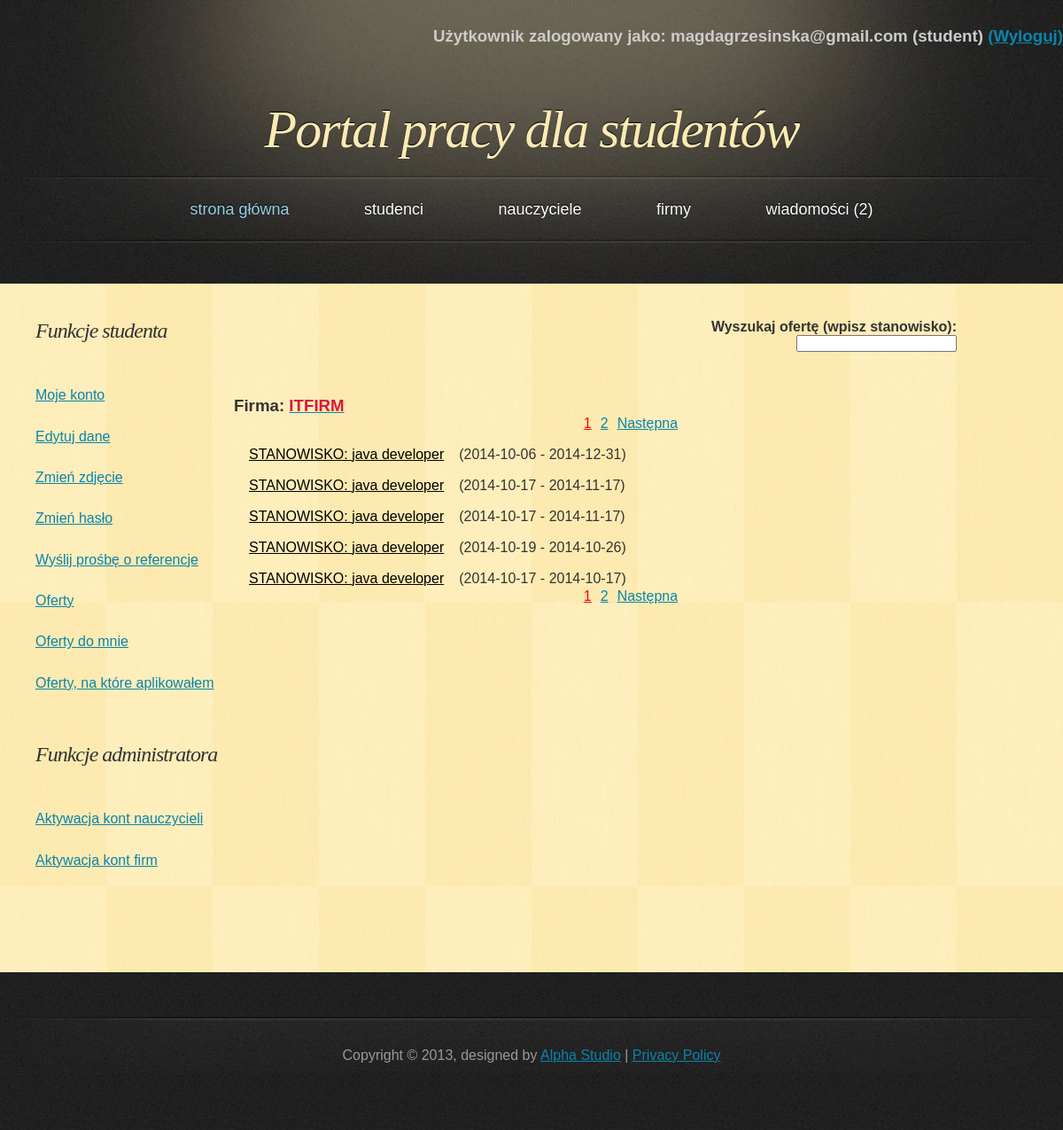
Page /PortalPracy/php/list_offer_added.php?id=3 (signed in) on the committed database.
### tables this page shows
CREATE TABLE IF NOT EXISTS `company` (
  `company_id` int(11) NOT NULL AUTO_INCREMENT,
  `name` varchar(50) NOT NULL,
  `address` varchar(50) NOT NULL,
  `telephone` varchar(11) NOT NULL,
  `e_mail` varchar(50) NOT NULL,
  `password` varchar(100) NOT NULL,
  `active` tinyint(1) NOT NULL,
  `account_creation_date` date NOT NULL,
  `photoname` varchar(30) NOT NULL,
  PRIMARY KEY (`company_id`)
);

CREATE TABLE IF NOT EXISTS `offer` (
  `offer_id` int(11) NOT NULL AUTO_INCREMENT,
  `company_id` int(11) NOT NULL,
  `job` varchar(40) NOT NULL,
  `description` text NOT NULL,
  `requirements` text NOT NULL,
  `place_of_work` varchar(25) NOT NULL,
  `employment_status` text NOT NULL,
  `number_of_hours` int(11) NOT NULL,
  `length_of_contract` varchar(40) NOT NULL,
  `salary` int(11) NOT NULL,
  `date_from` date NOT NULL,
  `date_to` date NOT NULL,
  PRIMARY KEY (`offer_id`),
  KEY `company_id` (`company_id`)
);

### PortalPracy/php/classDatabase.php (called while the page is built, shortened)
<?php
class Database {
    private $db;
    function __construct() {
        $this->server = 'localhost';
        $this->user = 'root';
        $this->password = '';
        $this->basename = 'data_base';
        $this->db = new mysqli($this->server, $this->user, $this->password, $this->basename);
        if ($this->db->connect_error) {
            die('Blad polaczenia z baza danych (' . $this->db->connect_errno . ') ' . $this->db->connect_error);
        } else {
            $this->db->query("SET NAMES 'utf8'");
        }
    }
    function get_company_data($id) {
        if ($result = $this->db->query("SELECT * FROM `company` WHERE `company_id`='$id'")) {
            if ($result->num_rows == 0) {
                return false;
            } else {
                $obj = $result->fetch_object();
                $array = array();
                $array['company_id'] = $obj->company_id;
                $array['name'] = $obj->name;
                $array['address'] = $obj->address;
                $array['telephone'] = $obj->telephone;
                $array['photoname'] = $obj->photoname;
                return $array;
            }
        }
    }
    function get_company_number() {
        if ($result = $this->db->query("SELECT * FROM `company`")) {
            $all = $result->num_rows;
        }
        return $all;
    }
    function get_offer_added_number($company_id) {
        if ($result = $this->db->query("SELECT * FROM `offer` WHERE `company_id` =$company_id")) {
            $all_offers = $result->num_rows;
        }
        return $all_offers;
    }
    function get_offer_added_list($company_id, $start, $onpage) {
        if ($result = $this->db->query("SELECT * FROM `offer`  WHERE `company_id` =$company_id ORDER BY `date_to` DESC LIMIT $start, $onpage ")) {
            return $result;
        }
    }
}

### PortalPracy/php/list_offer_added.php (the view, shortened to what this page needs)
<!DOCTYPE html>
<html>
    <head>
        <link href="../css/style.css" rel="stylesheet" type="text/css" />
    </head>
    <body>
        <div id="header">
            <?php
            include_once 'classPage.php';
            $page = new Page;
            $page->dologinfo();
            ?>
            <h1><a href="index.php">Portal pracy dla studentów</a></h1>
        </div>
        <?php
        $page->domenu();
        ?>
        <div id="main">
            <div id="content">
                <?php
                if (isset($_SESSION['name'])) {
                    include_once 'classDatabase.php';
                    $db = new Database();
                    if (!isset($_GET["id"])) {
                        if ($_SESSION['usertype'] == 'firma') {
                            $id = $_SESSION['id'];
                        } else {
                            $id = -1;
                        }
                    } else {
                        $id = $_GET['id'];
                    }
                    $allcompanies = $db->get_company_number();
                    if ($id > $allcompanies or $id == -1) {
                        echo "<h3>niepoprawny numer firmy</h3>";
                    } else {
                        $url = "'hint_offer_added.php?id=" . $id . "&amp;q='";
                        ?>
                        <div class="search">
                            <h4>Wyszukaj ofertę (wpisz stanowisko):</h4>
                            <form>
                                <span class='tooltips'><input type="text" onkeyup="show_hint(this.value, <?php echo $url; ?>)">
                                </span>
                            </form>
                        </div>
                        <?php
                        $onpage = 5;
                        $all = $db->get_offer_added_number($id);
                        $company=$db->get_company_data($id);
                        echo "<h3>Firma: <a href='profile_company.php?".$id."'><span class='conspicuous'>".$company['name']."</span></a></h3>";
                        $start = $page->dopaging($onpage, $all, "list_offer_added.php?id=".$id."&amp;");
                        $result = $db->get_offer_added_list($id, $start, $onpage);
                        echo "<table><tbody>";
                        while ($obj = $result->fetch_object()) {
                            echo "<tr>";
                            echo "<td><a href='offer_description.php?id=" . $obj->offer_id . "'";
                            $today = date('Y-m-d', time());
                            if ($today >= $obj->date_from && $today <= $obj->date_to) {
                                echo "class=offer_active";
                            } else {
                                echo "class=offer_inactive";
                            }
                            echo ">STANOWISKO: " . $obj->job . "</a></td>";
                            echo "<td>(" . $obj->date_from . "   -   " . $obj->date_to . ")</td>";
                            echo "</tr>";
                        }
                        echo "</tbody></table>";
                    }
                }
                ?>
            </div>
            <div id="sidebar">
            </div>
            <div class="clearing">&nbsp;</div>
        </div>
    </body>
</html>

### PortalPracy/css/style.css (style rules this page uses)
* { margin: 0; padding: 0; }
body { font: 16px "Trebuchet MS", Arial, Helvetica, sans-serif; color: #333333; background: #202020 url('../images/bg.jpg'); }
h1, h2 { font-family: Georgia, Times, serif; font-weight: normal; font-style: italic; }
h1 { font-size: 3em; letter-spacing: -2px; }
a { text-decoration: underline; color: #0A84AC; }
#header, #menu, #footer { margin: 0 auto; width: 1200px; }
#header { height: 197px; background: #202020 url('../images/header.jpg'); }
#header h1 { font-size: 60px; text-align: center; text-shadow: 0px -1px 1px #000000; color: #FDEAB5; padding-top: 60px; }
#header h1 a { text-decoration: none; color: #FDEAB5; }
#main { width: 1120px; margin: 0 auto 50px auto; padding: 40px 40px 0 40px; background: #FEEBB2 url('../images/main.jpg'); }
#content { float: right; width: 80%; padding: 0 0 20px 0; }
#sidebar { float: left; width: 20%; padding: 0 0 20px 0; }
.clearing { clear: both; height: 1px; overflow: hidden; }
form { margin: 0; }
td { padding-left: 15px; padding-top: 15px; }
.conspicuous { color: crimson; text-transform: uppercase; font-weight: bold; }
.search { text-align: right; margin: auto 80px 50px auto; }
span.tooltips { position: relative; display: inline; }
.offer_inactive { color:black; }

### rows in the picture
company: name "ITFIRM"
offer: job "java developer", date_from "2014-10-06", date_to "2014-12-31"
offer: job "java developer", date_from "2014-10-17", date_to "2014-11-17"
offer: job "java developer", date_from "2014-10-17", date_to "2014-11-17"
offer: job "java developer", date_from "2014-10-19", date_to "2014-10-26"
offer: job "java developer", date_from "2014-10-17", date_to "2014-10-17"

### other values in the picture
$_SESSION['name'] "magdagrzesinska@gmail.com"
$_SESSION['usertype'] "student"
$num_mes "2"
